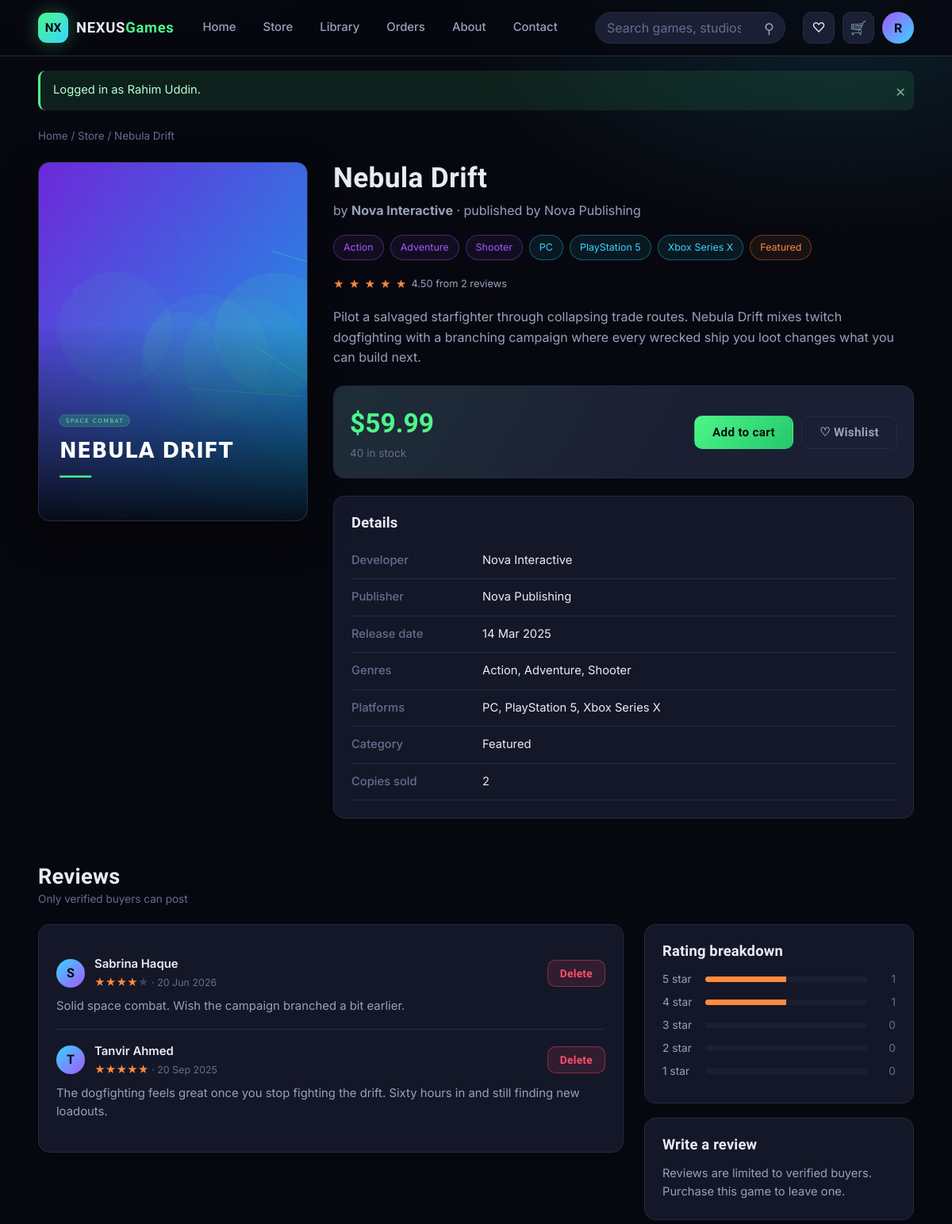
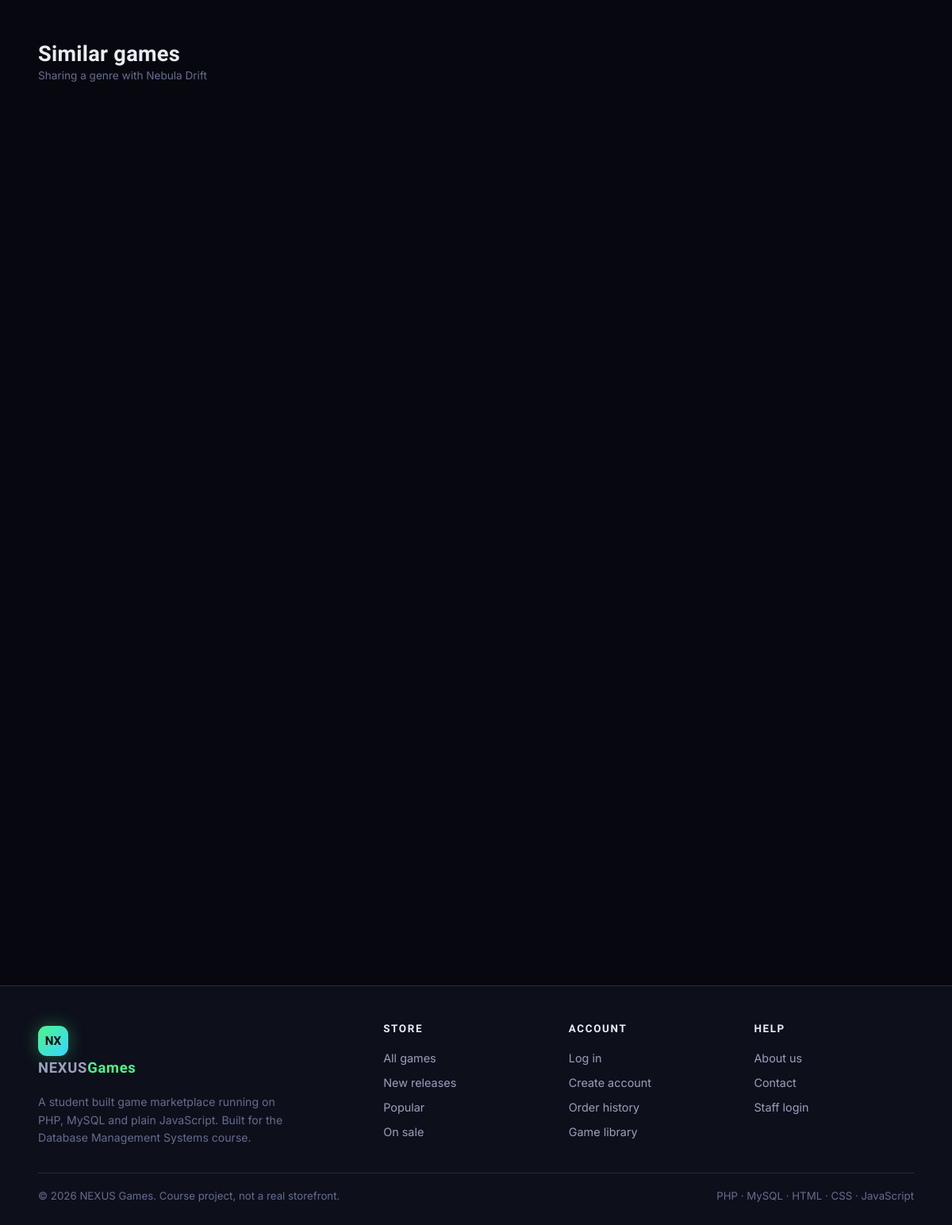
The page /game_details.php?id=1 (signed in) on the database its author committed (2 pictures, top to bottom).
### tables this page shows
CREATE TABLE reviews (
    review_id   INT AUTO_INCREMENT PRIMARY KEY,
    user_id     INT NOT NULL,
    game_id     INT NOT NULL,
    rating      TINYINT NOT NULL,
    comment     TEXT DEFAULT NULL,
    review_date DATETIME NOT NULL DEFAULT CURRENT_TIMESTAMP,
    UNIQUE KEY uq_review (user_id, game_id),           
    CONSTRAINT fk_rev_user FOREIGN KEY (user_id) REFERENCES users(user_id) ON DELETE CASCADE ON UPDATE CASCADE,
    CONSTRAINT fk_rev_game FOREIGN KEY (game_id) REFERENCES games(game_id) ON DELETE CASCADE ON UPDATE CASCADE,
    CONSTRAINT chk_rev_rating CHECK (rating BETWEEN 1 AND 5)
);

CREATE TABLE users (
    user_id    INT AUTO_INCREMENT PRIMARY KEY,
    name       VARCHAR(100) NOT NULL,
    email      VARCHAR(120) NOT NULL UNIQUE,
    password   VARCHAR(255) NOT NULL,                
    phone      VARCHAR(20)  DEFAULT NULL,
    address    VARCHAR(255) DEFAULT NULL,
    role       ENUM('customer','admin') NOT NULL DEFAULT 'customer',
    status     ENUM('active','blocked') NOT NULL DEFAULT 'active',
    created_at TIMESTAMP NOT NULL DEFAULT CURRENT_TIMESTAMP,
    CONSTRAINT chk_users_email CHECK (email LIKE '%_@_%._%')
);

### game_details.php (shortened to what this page needs)
<?php
require_once __DIR__ . '/backend/functions.php';
$gameId = (int)($_GET['id'] ?? 0);
$stmt = $pdo->prepare('SELECT * FROM game_catalog_view WHERE game_id = ?');
$stmt->execute([$gameId]);
$game = $stmt->fetch();
$reviewStmt = $pdo->prepare(
    'SELECT r.review_id, r.rating, r.comment, r.review_date, u.name, u.user_id
       FROM reviews r JOIN users u ON u.user_id = r.user_id
      WHERE r.game_id = ?
      ORDER BY r.review_date DESC'
);
$reviewStmt->execute([$gameId]);
$reviews = $reviewStmt->fetchAll();
$breakdown = $pdo->prepare('SELECT * FROM game_rating_view WHERE game_id = ?');
$breakdown->execute([$gameId]);
$owns    = owns_game($pdo, current_user_id(), $gameId);
$onWish  = in_wishlist($pdo, current_user_id(), $gameId);
$myReview = null;
if (is_logged_in()) {
    $mr = $pdo->prepare('SELECT * FROM reviews WHERE user_id = ? AND game_id = ?');
    $mr->execute([current_user_id(), $gameId]);
    $myReview = $mr->fetch();
}
$related = $pdo->prepare(
    'SELECT DISTINCT v.* FROM game_catalog_view v
       JOIN game_genres gg ON gg.game_id = v.game_id
      WHERE gg.genre_id IN (SELECT genre_id FROM game_genres WHERE game_id = ?)
        AND v.game_id <> ? AND v.status = "active"
      ORDER BY v.avg_rating DESC LIMIT 5'
);
$related->execute([$gameId, $gameId]);
$relatedGames = $related->fetchAll();
require __DIR__ . '/backend/header.php';
?>
<div class="wrap breadcrumb">
  <a href="<?= url('index.php') ?>">Home</a> / <a href="<?= url('games.php') ?>">Store</a> / <?= e($game['title']) ?>
</div>
<div class="wrap detail-grid">
  <div>
    <div class="detail-cover">
      <img src="<?= cover_url($game['cover_image']) ?>" alt="<?= e($game['title']) ?> cover art">
    </div>
  </div>
  <div>
    <h1 class="detail-title"><?= e($game['title']) ?></h1>
    <p class="detail-sub">
      by <strong><?= e($game['developer_name']) ?></strong> &middot; published by <?= e($game['publisher_name']) ?>
    </p>
    <div class="badge-row">
      <?php foreach (explode(', ', (string)$game['genres']) as $gname): if ($gname === '') continue; ?>
        <span class="pill purple"><?= e($gname) ?></span>
      <?php endforeach; ?>
      <?php foreach (explode(', ', (string)$game['platforms']) as $pname): if ($pname === '') continue; ?>
        <span class="pill blue"><?= e($pname) ?></span>
      <?php endforeach; ?>
      <?php if ($game['category_name']): ?>
        <span class="pill orange"><?= e($game['category_name']) ?></span>
      <?php endif; ?>
    </div>
    <div class="card-rating" style="margin-bottom:18px">
      <?= star_html($game['avg_rating']) ?>
      <span>
        <?= $game['review_count']
            ? number_format((float)$game['avg_rating'], 2) . ' from ' . (int)$game['review_count'] . ' review' . ($game['review_count'] == 1 ? '' : 's')
            : 'No reviews yet' ?>
      </span>
    </div>
    <p style="color:var(--text-dim)"><?= nl2br(e($game['description'])) ?></p>
    <div class="buy-box">
      <div>
        <div class="buy-price"><?= money($game['final_price']) ?></div>
        <div style="font-size:.85rem;color:var(--text-faint)">
          <?php if ((int)$game['stock'] > 0): ?>
            <?= (int)$game['stock'] ?> in stock
          <?php else: ?>
            Currently out of stock
          <?php endif; ?>
        </div>
      </div>
      <div class="buy-actions">
        <?php if ($owns): ?>
          <a class="btn btn-blue" href="<?= url('library.php') ?>">In your library</a>
        <?php elseif ((int)$game['stock'] > 0): ?>
          <button class="btn btn-primary js-add-cart" data-game="<?= (int)$game['game_id'] ?>">Add to cart</button>
        <?php else: ?>
          <span class="btn btn-ghost disabled">Sold out</span>
        <?php endif; ?>
        <button class="btn btn-ghost js-wish <?= $onWish ? 'saved' : '' ?>" data-game="<?= (int)$game['game_id'] ?>">
          <?= $onWish ? '&#9829; Saved' : '&#9825; Wishlist' ?>
        </button>
      </div>
    </div>
    <div class="panel">
      <h3>Details</h3>
      <table class="spec-table">
        <tr><th>Developer</th><td><?= e($game['developer_name']) ?></td></tr>
        <tr><th>Publisher</th><td><?= e($game['publisher_name']) ?></td></tr>
        <tr><th>Release date</th><td><?= date('d M Y', strtotime($game['release_date'])) ?></td></tr>
        <tr><th>Genres</th><td><?= e($game['genres'] ?: 'Not set') ?></td></tr>
        <tr><th>Platforms</th><td><?= e($game['platforms'] ?: 'Not set') ?></td></tr>
        <tr><th>Category</th><td><?= e($game['category_name'] ?: 'Not set') ?></td></tr>
        <tr><th>Copies sold</th><td><?= (int)$game['units_sold'] ?></td></tr>
      </table>
    </div>
  </div>
</div>
<section class="wrap section">
  <div class="section-head"><h2>Reviews<small>Only verified buyers can post</small></h2></div>
  <div class="cart-layout">
    <div class="panel">
      <?php if (!$reviews): ?>
        <div class="empty" style="padding:34px 10px">
          <div class="glyph">&#9734;</div>
          <h3>No reviews yet</h3>
          <p>Be the first to write one after you buy it.</p>
        </div>
      <?php else: ?>
        <?php foreach ($reviews as $r): ?>
          <div class="review">
            <div class="review-head">
              <div class="avatar"><?= e(strtoupper(substr($r['name'], 0, 1))) ?></div>
              <div>
                <div class="review-who"><?= e($r['name']) ?></div>
                <div class="review-when"><?= star_html($r['rating']) ?> &middot; <?= time_ago($r['review_date']) ?></div>
              </div>
              <?php if (is_admin() || (int)$r['user_id'] === current_user_id()): ?>
                <form method="post" action="<?= url('backend/review_actions.php') ?>" style="margin-left:auto">
                  <button class="btn btn-danger btn-sm" data-confirm="Delete this review?">Delete</button>
                </form>
              <?php endif; ?>
            </div>
            <?php if ($r['comment']): ?><p><?= nl2br(e($r['comment'])) ?></p><?php endif; ?>
          </div>
        <?php endforeach; ?>
      <?php endif; ?>
    </div>
    <div>
      <?php if ($rating && (int)$rating['review_count'] > 0): ?>
      <div class="panel">
        <h3>Rating breakdown</h3>
        <?php foreach ([5 => 'five_star', 4 => 'four_star', 3 => 'three_star', 2 => 'two_star', 1 => 'one_star'] as $starVal => $col):
              $count = (int)$rating[$col];
              $pct   = $rating['review_count'] ? round($count / $rating['review_count'] * 100) : 0; ?>
          <div style="display:flex;align-items:center;gap:10px;margin:7px 0;font-size:.86rem">
            <span style="width:44px;color:var(--text-dim)"><?= $starVal ?> star</span>
            <span style="flex:1;height:7px;background:var(--surface-2);border-radius:99px;overflow:hidden">
              <span style="display:block;height:100%;width:<?= $pct ?>%;background:var(--orange)"></span>
            </span>
            <span style="width:26px;text-align:right;color:var(--text-faint)"><?= $count ?></span>
          </div>
        <?php endforeach; ?>
      </div>
      <?php endif; ?>
      <div class="panel">
        <h3><?= $myReview ? 'Update your review' : 'Write a review' ?></h3>
        <?php if (!is_logged_in()): ?>
          <p style="color:var(--text-dim);font-size:.92rem">
            <a href="<?= url('login.php') ?>" style="color:var(--green)">Log in</a> to review games you own.
          </p>
        <?php elseif (!$owns): ?>
          <p style="color:var(--text-dim);font-size:.92rem">
            Reviews are limited to verified buyers. Purchase this game to leave one.
          </p>
        <?php endif; ?>
      </div>
    </div>
  </div>
</section>
<?php if ($relatedGames): ?>
<section class="wrap section">
  <div class="section-head"><h2>Similar games<small>Sharing a genre with <?= e($game['title']) ?></small></h2></div>
  <div class="game-grid">
  </div>
</section>
<?php endif; ?>
<?php require __DIR__ . '/backend/footer.php'; ?>

### backend/functions.php (shortened to what this page needs)
<?php
function e($value) {
    return htmlspecialchars((string)$value, ENT_QUOTES, 'UTF-8');
}
function money($amount) {
    return '$' . number_format((float)$amount, 2);
}
function url($path = '') {
    return BASE_URL . ltrim($path, '/');
}
function cover_url($file) {
    $file = trim((string)$file);
    if ($file !== '' && file_exists(__DIR__ . '/../images/' . $file)) {
        return url('images/' . $file);
    }
    return url('images/placeholder.svg');
}
function star_html($rating) {
    $rating = (float)$rating;
    $out = '';
    for ($i = 1; $i <= 5; $i++) {
        $class = $i <= round($rating) ? 'star on' : 'star';
        $out .= '<span class="' . $class . '">&#9733;</span>';
    }
    return $out;
}
function time_ago($datetime) {
    $diff = time() - strtotime($datetime);
    return date('d M Y', strtotime($datetime));
}
function is_logged_in() {
    return isset($_SESSION['user_id']);
}
function is_admin() {
    return is_logged_in() && ($_SESSION['role'] ?? '') === 'admin';
}
function current_user_id() {
    return (int)($_SESSION['user_id'] ?? 0);
}
function owns_game(PDO $pdo, $userId, $gameId) {
    $stmt = $pdo->prepare('SELECT 1 FROM library WHERE user_id = ? AND game_id = ?');
    $stmt->execute([$userId, $gameId]);
    return (bool)$stmt->fetchColumn();
}
function in_wishlist(PDO $pdo, $userId, $gameId) {
    $stmt = $pdo->prepare('SELECT 1 FROM wishlists WHERE user_id = ? AND game_id = ?');
    $stmt->execute([$userId, $gameId]);
    return (bool)$stmt->fetchColumn();
}

### rows shown on the page
reviews: user.name "S", user.name "Sabrina Haque", review_date "20 Jun 2026", comment "Solid space combat. Wish the campaign branched a bit earlier."
reviews: user.name "T", user.name "Tanvir Ahmed", review_date "20 Sep 2025", comment "The dogfighting feels great once you stop fighting the drift. Sixty hours in and still finding new loadouts."

### other values the page prints
substr(current_user_name(), 0, 1) "R"
$f['message'] "Logged in as Rahim Uddin."
$game['title'] "Nebula Drift"
$game['developer_name'] "Nova Interactive"
$game['publisher_name'] "Nova Publishing"
$gname "Action"
$gname "Adventure"
$gname "Shooter"
$pname "PC"
$pname "PlayStation 5"
$pname "Xbox Series X"
$game['category_name'] "Featured"
$game['avg_rating'] "4.50"
$game['review_count'] "2"
$game['description'] "Pilot a salvaged starfighter through collapsing trade routes. Nebula Drift mixes twitch dogfighting with a branching campaign where every wrecked ship you loot changes what you can build next."
